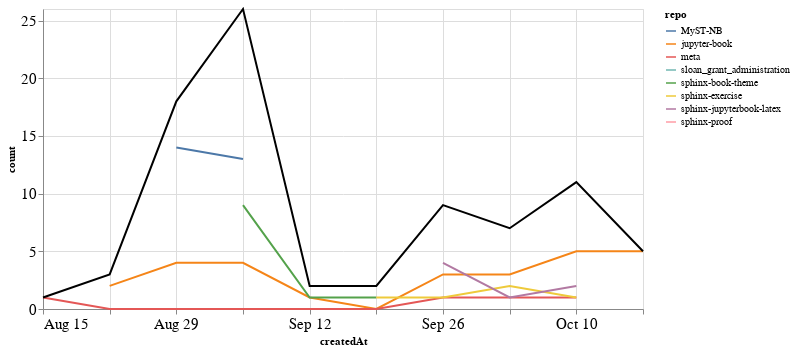

Write notebook code for a chart like this one.
### Markdown cell above
### Comments

### Code cell
comments_time = comments.groupby('repo').resample('W', on='createdAt').count()['author'].reset_index()
comments_time = comments_time.rename(columns={'author': 'count'})
comments_time_total = comments_time.groupby('createdAt').agg({"count": "sum"}).reset_index()
ch1 = alt.Chart(comments_time, width=600).mark_line().encode(
    x='createdAt',
    y='count',
    color='repo',
    tooltip="repo"
)

ch2 = alt.Chart(comments_time_total, width=600).mark_line(color="black").encode(
    x='createdAt',
    y='count',
)

ch1 + ch2

### Figure 1 — Vega-Lite specification as saved in the notebook (floating-point values rounded to 4 significant figures)
{"config": {"axisLeft": {"labelFontSize": 15}, "axisBottom": {"labelFontSize": 15}}, "layer": [{"data": {"name": "data-c960390046ae7f5a8a024a051768b745"}, "mark": "line", "encoding": {"color": {"type": "nominal", "field": "repo"}, "tooltip": {"type": "nominal", "field": "repo"}, "x": {"type": "temporal", "field": "createdAt"}, "y": {"type": "quantitative", "field": "count"}}, "width": 600}, {"data": {"name": "data-2a2f269d30bd9323ca60836547ea0075"}, "mark": {"type": "line", "color": "black"}, "encoding": {"x": {"type": "temporal", "field": "createdAt"}, "y": {"type": "quantitative", "field": "count"}}, "width": 600}], "$schema": "https://vega.github.io/schema/vega-lite/v4.8.1.json", "datasets": {"data-c960390046ae7f5a8a024a051768b745": [{"repo": "MyST-NB", "createdAt": "2021-08-29T00:00:00", "count": 14}, {"repo": "MyST-NB", "createdAt": "2021-09-05T00:00:00", "count": 13}, {"repo": "jupyter-book", "createdAt": "2021-08-22T00:00:00", "count": 2}, {"repo": "jupyter-book", "createdAt": "2021-08-29T00:00:00", "count": 4}, {"repo": "jupyter-book", "createdAt": "2021-09-05T00:00:00", "count": 4}, {"repo": "jupyter-book", "createdAt": "2021-09-12T00:00:00", "count": 1}, {"repo": "jupyter-book", "createdAt": "2021-09-19T00:00:00", "count": 0}, {"repo": "jupyter-book", "createdAt": "2021-09-26T00:00:00", "count": 3}, {"repo": "jupyter-book", "createdAt": "2021-10-03T00:00:00", "count": 3}, {"repo": "jupyter-book", "createdAt": "2021-10-10T00:00:00", "count": 5}, {"repo": "jupyter-book", "createdAt": "2021-10-17T00:00:00", "count": 5}, {"repo": "meta", "createdAt": "2021-08-15T00:00:00", "count": 1}, {"repo": "meta", "createdAt": "2021-08-22T00:00:00", "count": 0}, {"repo": "meta", "createdAt": "2021-08-29T00:00:00", "count": 0}, {"repo": "meta", "createdAt": "2021-09-05T00:00:00", "count": 0}, {"repo": "meta", "createdAt": "2021-09-12T00:00:00", "count": 0}, {"repo": "meta", "createdAt": "2021-09-19T00:00:00", "count": 0}, {"repo": "meta", "createdAt": "2021-09-26T00:00:00", "count": 1}, {"repo": "meta", "createdAt": "2021-10-03T00:00:00", "count": 1}, {"repo": "meta", "createdAt": "2021-10-10T00:00:00", "count": 1}, {"repo": "sloan_grant_administration", "createdAt": "2021-10-10T00:00:00", "count": 2}, {"repo": "sphinx-book-theme", "createdAt": "2021-09-05T00:00:00", "count": 9}, {"repo": "sphinx-book-theme", "createdAt": "2021-09-12T00:00:00", "count": 1}, {"repo": "sphinx-book-theme", "createdAt": "2021-09-19T00:00:00", "count": 1}, {"repo": "sphinx-exercise", "createdAt": "2021-09-19T00:00:00", "count": 1}, {"repo": "sphinx-exercise", "createdAt": "2021-09-26T00:00:00", "count": 1}, {"repo": "sphinx-exercise", "createdAt": "2021-10-03T00:00:00", "count": 2}, {"repo": "sphinx-exercise", "createdAt": "2021-10-10T00:00:00", "count": 1}, {"repo": "sphinx-jupyterbook-latex", "createdAt": "2021-09-26T00:00:00", "count": 4}, {"repo": "sphinx-jupyterbook-latex", "createdAt": "2021-10-03T00:00:00", "count": 1}, {"repo": "sphinx-jupyterbook-latex", "createdAt": "2021-10-10T00:00:00", "count": 2}, {"repo": "sphinx-proof", "createdAt": "2021-08-22T00:00:00", "count": 1}], "data-2a2f269d30bd9323ca60836547ea0075": [{"createdAt": "2021-08-15T00:00:00", "count": 1}, {"createdAt": "2021-08-22T00:00:00", "count": 3}, {"createdAt": "2021-08-29T00:00:00", "count": 18}, {"createdAt": "2021-09-05T00:00:00", "count": 26}, {"createdAt": "2021-09-12T00:00:00", "count": 2}, {"createdAt": "2021-09-19T00:00:00", "count": 2}, {"createdAt": "2021-09-26T00:00:00", "count": 9}, {"createdAt": "2021-10-03T00:00:00", "count": 7}, {"createdAt": "2021-10-10T00:00:00", "count": 11}, {"createdAt": "2021-10-17T00:00:00", "count": 5}]}}
